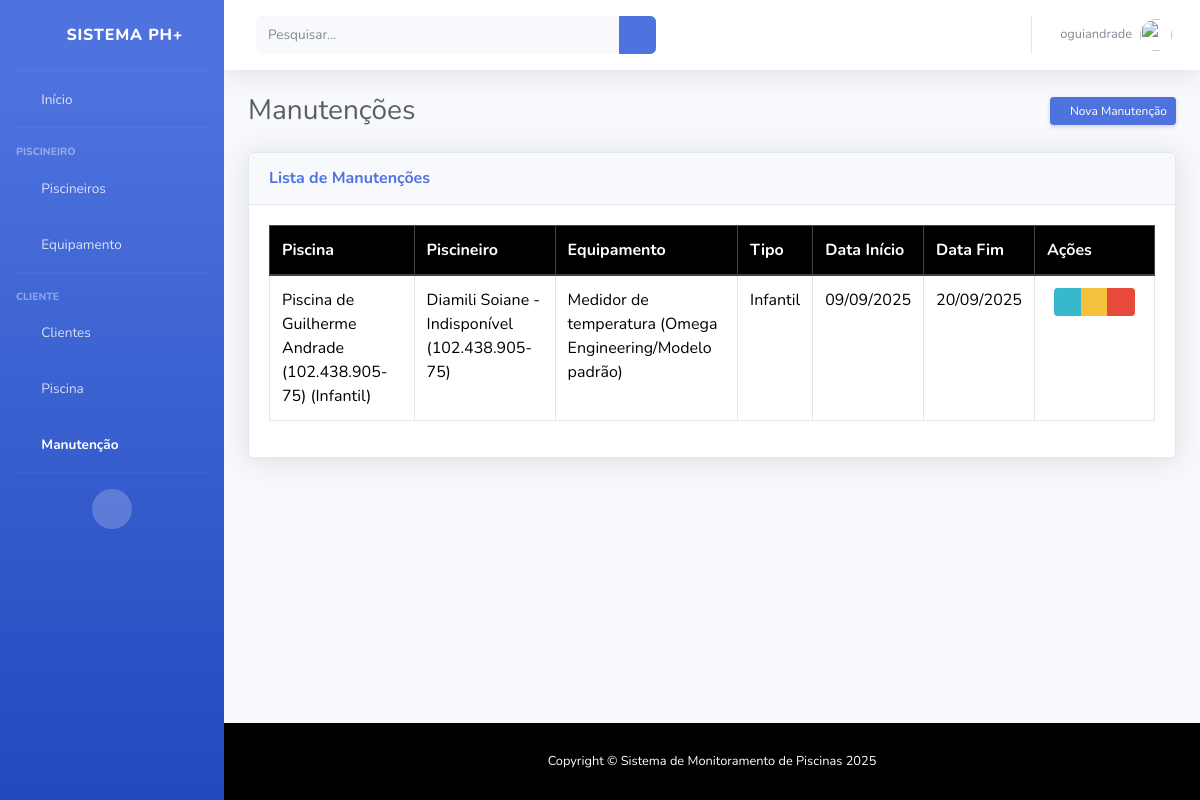
Screenshot of /manutencao/ (signed in) with the database file from the repository.
### manutencao/models.py (models this page shows, shortened)
class Manutencao(models.Model):
    piscina = models.ForeignKey('piscina.Piscina', on_delete=models.CASCADE, related_name="manutencoes")
    piscineiro = models.ForeignKey('piscineiro.Piscineiro', on_delete=models.CASCADE, related_name="manutencoes")
    equipamento = models.ForeignKey('equipamento.Equipamento', on_delete=models.CASCADE, related_name="manutencoes")
    cliente = models.ForeignKey('cliente.Cliente', on_delete=models.CASCADE, related_name="manutencoes")
    tipo = models.CharField(max_length=50)
    data_inicio = models.DateField()
    data_fim = models.DateField()
    observacoes = models.TextField()

### piscina/models.py (models this page shows)
class Piscina(models.Model):
    cliente = models.ForeignKey(Cliente, on_delete=models.CASCADE, related_name="piscinas")
    volume = models.FloatField()
    tipo = models.CharField(max_length=50)
    privada = models.BooleanField(default=True)
    def __str__(self):
        return f"Piscina de {self.cliente} ({self.tipo})"

### cliente/models.py (models this page shows, shortened)
class Cliente(User):
    cpf_cnpj = models.CharField(max_length=20, unique=True, blank=True, null=True)
    telefone = models.CharField(max_length=20, blank=True, null=True)
    rua = models.CharField(max_length=255, blank=True, null=True)
    cep = models.CharField(max_length=10, blank=True, null=True)
    bairro = models.CharField(max_length=100, blank=True, null=True)
    numero = models.IntegerField(blank=True, null=True)
    complemento = models.CharField(max_length=100, blank=True, null=True)
    class Meta:
        verbose_name = 'Cliente'
        verbose_name_plural = 'Clientes'
    def __str__(self):
        name = self.get_full_name() or self.username
        cpf_display = self.cpf_cnpj if self.cpf_cnpj else "Sem CPF/CNPJ"
        return f"{name} ({cpf_display})"

### piscineiro/models.py (models this page shows, shortened)
class Piscineiro(User):
    cpf_cnpj = models.CharField(max_length=20, unique=True, blank=True, null=True)
    telefone = models.CharField(max_length=20, blank=True, null=True)
    experiencia = models.TextField(blank=True, null=True)
    disponibilidade = models.BooleanField(default=False)
    class Meta:
        verbose_name = 'Piscineiro'
        verbose_name_plural = 'Piscineiros'
    def __str__(self):
        name = self.get_full_name() or self.username
        status = "Disponível" if self.disponibilidade else "Indisponível"
        cpf_display = self.cpf_cnpj if self.cpf_cnpj else "Sem CPF/CNPJ"
        return f"{name} - {status} ({cpf_display})"

### equipamento/models.py (models this page shows)
class Equipamento(models.Model):
    nome = models.CharField(max_length=100)
    descricao = models.TextField()
    marca = models.CharField(max_length=50)
    modelo = models.CharField(max_length=50)
    proprietario = models.ForeignKey(Piscineiro, on_delete=models.CASCADE, related_name="equipamentos")
    def __str__(self):
        return f"{self.nome} ({self.marca}/{self.modelo})"

### manutencao/views.py (the view)
# urls.py: path('', views.index, name="cliente_index"),
@login_required
def index(request):
    manutencoes = Manutencao.objects.all()
    can_edit = user_is_cliente(request.user) or user_is_admin(request.user)
    can_delete = user_is_cliente(request.user) or user_is_admin(request.user)
    can_add = user_is_cliente(request.user) or user_is_admin(request.user)
    return render(request, 'manutencao/index.html', {
        'manutencoes': manutencoes,
        'can_edit': can_edit,
        'can_delete': can_delete,
        'can_add': can_add
    })

### templates/manutencao/index.html (shortened to what this page needs)
{% extends 'base.html' %}
{% load static %}
{% block content %}
<div class="d-sm-flex align-items-center justify-content-between mb-4">
    <h1 class="h3 mb-0 text-gray-800">Manutenções</h1>
    <a href="{% url 'manutencao_add' %}" class="d-none d-sm-inline-block btn btn-sm btn-primary shadow-sm">
        <i class="fas fa-plus fa-sm text-white-50"></i> Nova Manutenção
    </a>
</div>
<div class="card shadow mb-4">
    <div class="card-header py-3">
        <h6 class="m-0 font-weight-bold text-primary">Lista de Manutenções</h6>
    </div>
    <div class="card-body">
        <div class="table-responsive">
            <table class="table table-bordered custom-table-header" id="dataTable" width="100%" cellspacing="0">
                <thead>
                    <tr>
                        <th>Piscina</th>
                        <th>Piscineiro</th>
                        <th>Equipamento</th>
                        <th>Tipo</th>
                        <th>Data Início</th>
                        <th>Data Fim</th>
                        <th>Ações</th>
                    </tr>
                </thead>
                <tbody>
                    {% for manutencao in manutencoes %}
                    <tr>
                        <td>{{ manutencao.piscina }}</td>
                        <td>{{ manutencao.piscineiro }}</td>
                        <td>{{ manutencao.equipamento }}</td>
                        <td>{{ manutencao.tipo }}</td>
                        <td>{{ manutencao.data_inicio|date:"d/m/Y" }}</td>
                        <td>{{ manutencao.data_fim|date:"d/m/Y" }}</td>
                        <td class="text-center">
                            <div class="btn-group" role="group">
                                <a href="{% url 'manutencao_detalhe' manutencao.id %}" class="btn btn-info btn-sm"
                                    title="Visualizar">
                                    <i class="fas fa-eye"></i>
                                </a>
                                <a href="{% url 'manutencao_edit' manutencao.id %}" class="btn btn-warning btn-sm"
                                    title="Editar">
                                    <i class="fas fa-edit"></i>
                                </a>
                                <a href="{% url 'manutencao_delete' manutencao.id %}" class="btn btn-danger btn-sm"
                                    title="Excluir">
                                    <i class="fas fa-trash"></i>
                                </a>
                            </div>
                        </td>
                    </tr>
                    {% endfor %}
                </tbody>
            </table>
        </div>
    </div>
</div>
{% endblock %}

### templates/base.html (shortened to what this page needs)
{% load static %}
<!DOCTYPE html>
<html lang="pt-br">
<head>
    <link rel="stylesheet" href="{% static 'bootstrap/css/bootstrap.min.css' %}">
    <link href="{% static 'sb-admin-2/vendor/fontawesome-free/css/all.min.css' %}" rel="stylesheet" type="text/css">
    <link href="{% static 'sb-admin-2/css/sb-admin-2.min.css' %}" rel="stylesheet">
</head>
<body id="page-top">
    <div id="wrapper">
        {% include 'sidebar.html' %}
        <div id="content-wrapper" class="d-flex flex-column">
            <div id="content">
                {% include 'topbar.html' %}
                <div class="container-fluid">
                    {% block content %}
                    {% endblock %}
                </div>
            </div>
            {% include 'footer.html' %}
        </div>
    </div>
</body>
</html>

### templates/sidebar.html (shortened to what this page needs)
<ul class="navbar-nav bg-gradient-primary sidebar sidebar-dark accordion" id="accordionSidebar">
    <a class="sidebar-brand d-flex align-items-center justify-content-center" href="{% url 'home' %}">
        <div class="sidebar-brand-icon rotate-n-15">
            <i class="fas fa-laugh-wink"></i>
        </div>
        <div class="sidebar-brand-text mx-3">Sistema PH+</div>
    </a>
    <hr class="sidebar-divider my-0">
    <li class="nav-item">
        <a class="nav-link" href="{% url 'home' %}" id="home-link">
            <i class="fas fa-fw fa-tachometer-alt"></i>
            <span>Início</span></a>
    </li>
    <hr class="sidebar-divider">
    <div class="sidebar-heading">
        Piscineiro
    </div>
    <li class="nav-item">
        <a class="nav-link" href="{% url 'piscineiro_index' %}" id="piscineiro-link">
            <i class="fas fa-fw fa-user-tie"></i>
            <span>Piscineiros</span>
        </a>
    </li>
    <li class="nav-item">
        <a class="nav-link" href="/equipamento/" id="equipamento-link">
            <i class="fas fa-fw fa-cog"></i>
            <span>Equipamento</span>
        </a>
    </li>
    <hr class="sidebar-divider">
    <div class="sidebar-heading">
        Cliente
    </div>
    <li class="nav-item">
        <a class="nav-link" href="{% url 'cliente_index' %}" id="cliente-link">
            <i class="fas fa-fw fa-users"></i>
            <span>Clientes</span>
        </a>
    </li>
    <li class="nav-item">
        <a class="nav-link" href="/piscina/" id="piscina-link">
            <i class="fas fa-fw fa-swimming-pool"></i>
            <span>Piscina</span>
        </a>
    </li>
    <li class="nav-item">
        <a class="nav-link" href="/manutencao/" id="manutencao-link">
            <i class="fas fa-fw fa-chart-area"></i>
            <span>Manutenção</span>
        </a>
    </li>
    <hr class="sidebar-divider d-none d-md-block">
    <div class="text-center d-none d-md-inline">
        <button class="rounded-circle border-0" id="sidebarToggle"></button>
    </div>
</ul>

### templates/topbar.html (shortened to what this page needs)
{% load static %}
<nav class="navbar navbar-expand navbar-light bg-white topbar mb-4 static-top shadow">
    <form class="d-none d-sm-inline-block form-inline mr-auto ml-md-3 my-2 my-md-0 mw-100 navbar-search">
        <div class="input-group">
            <input type="text" class="form-control bg-light border-0 small" placeholder="Pesquisar..."
                aria-label="Search" aria-describedby="basic-addon2">
            <div class="input-group-append">
                <button class="btn btn-primary" type="button">
                    <i class="fas fa-search fa-sm"></i>
                </button>
            </div>
        </div>
    </form>
    <ul class="navbar-nav ml-auto">
        <li class="nav-item dropdown no-arrow">
            <a class="nav-link dropdown-toggle" href="#" id="userDropdown" role="button" data-toggle="dropdown"
                aria-haspopup="true" aria-expanded="false">
                <span class="mr-2 d-none d-lg-inline text-gray-600 small">
                    {% if user.is_authenticated %}
                    {{ user.username }}
                    {% else %}
                    Guest
                    {% endif %}
                </span>
                <img class="img-profile rounded-circle" src="{% static 'sb-admin-2/img/undraw_profile.svg' %}">
            </a>
        </li>
    </ul>
</nav>

### templates/footer.html
<footer class="sticky-footer bg-black text-white">
    <div class="container my-auto">
        <div class="copyright text-center my-auto">
            <span>Copyright &copy; Sistema de Monitoramento de Piscinas 2025</span>
        </div>
    </div>
</footer>

### templates/base.html (style rules this page uses)
html, body { height: 100%; }
body { display: flex; flex-direction: column; min-height: 100vh; }
#wrapper { flex: 1 0 auto; display: flex; width: 100%; }
#content-wrapper { flex: 1; display: flex; flex-direction: column; }
#content { flex: 1; }

### templates/manutencao/index.html (style rules this page uses)
#dataTable th:nth-child(7), #dataTable td:nth-child(7) { width: 120px; min-width: 120px; max-width: 120px; }
.btn-group-sm>.btn, .btn-sm { padding: 0.25rem 0.5rem; font-size: 0.75rem; }
table.custom-table-header thead tr { background-color: #000000 !important; }
table.custom-table-header thead th { background-color: #000000 !important; color: #ffffff !important; border-color: #444 !important; border-bottom: 2px solid #444 !important; }

### rows the page displays
Manutencao: piscina "Piscina de Guilherme Andrade (102.438.905-75) (Infantil)", piscineiro "Diamili Soiane - Indisponível (102.438.905-75)", equipamento "Medidor de temperatura (Omega Engineering/Modelo padrão)", tipo "Infantil", data_inicio "09/09/2025", data_fim "20/09/2025"

### other values shown
{{ user.username }} "oguiandrade"
